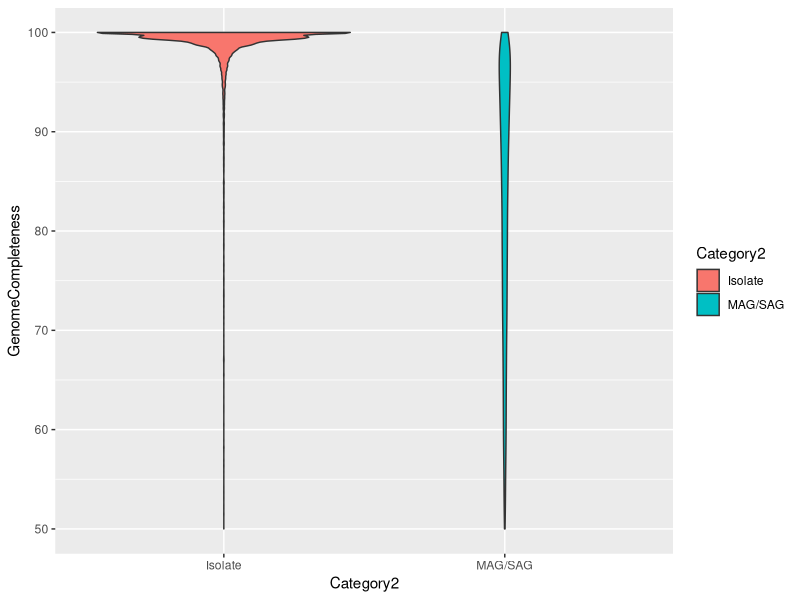
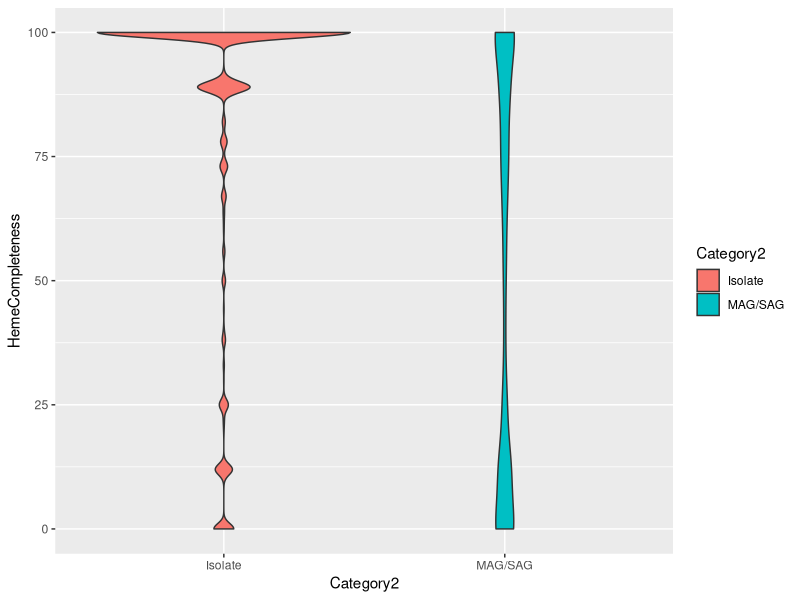
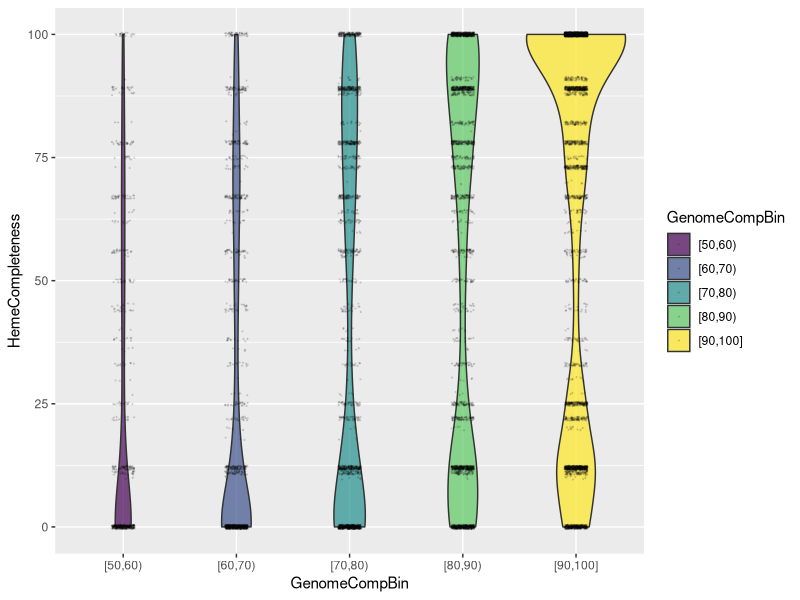
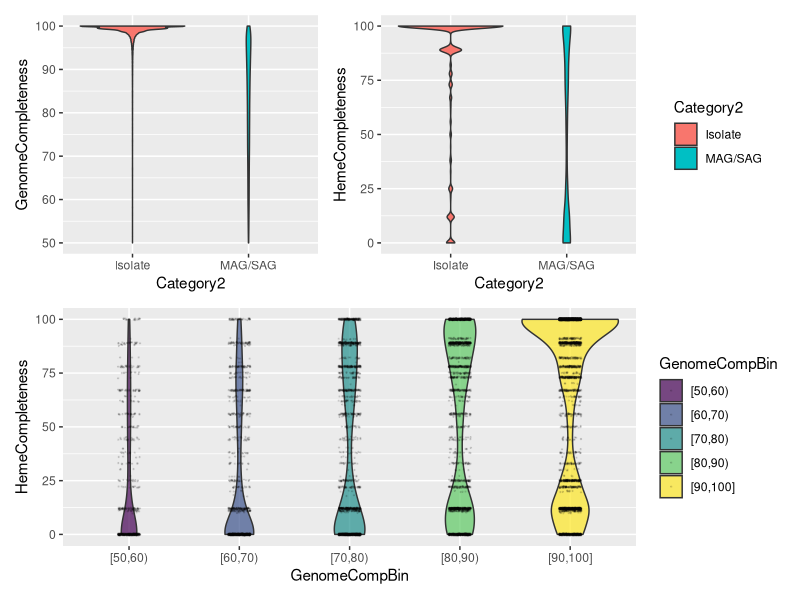

Recreate these plots in R, in order.
library(tidyverse)
library(openxlsx)
library(patchwork)

## Data load
# Heme completeness
heme <- read.xlsx("FigS11_Completeness_Heme_vs_Genome.xlsx", sheet="HemeCompleteness") %>% 
  as_tibble()

# Load GTDB data & 
# Rename column names
# Join with heme data
# Make "Category2" column: Isolate vs. MAG/SAG
# Mutate "Category" and "Category2" as factor
# Remove the 9 genomes with <50% completeness
genome_heme <- read.xlsx("FigS11_Completeness_Heme_vs_Genome.xlsx", sheet="GTDB_Completeness_Category") %>% 
  as_tibble() %>%
  rename(Genome = accession, GenomeCompleteness = checkm_completeness, Category = ncbi_genome_category) %>% 
  left_join(heme, by="Genome") %>% 
  mutate(Category2 = if_else(Category=="Isolate", "Isolate", "MAG/SAG", missing = NULL)) %>%
  mutate(Category = factor(Category)) %>% 
  mutate(Category2 = factor(Category2)) %>% 
  filter(GenomeCompleteness >= 50)

## Mann-Whitney test
#different? (two-sided)
wilcox.test(GenomeCompleteness ~ Category2, data=genome_heme)
wilcox.test(HemeCompleteness ~ Category2, data=genome_heme)
# Check which is greater (one-sided)
levels(genome_heme$Category2)
# Note the order -> Isolate (former) is compared to MAG/SAG (latter)
# Designate alternative: "greater"
wilcox.test(GenomeCompleteness ~ Category2, data=genome_heme, alternative="greater")
wilcox.test(HemeCompleteness ~ Category2, data=genome_heme, alternative="greater")


## Violin plots of genome/heme completeness: Isolate vs. MAG/SAG
# Genome
ggplot(genome_heme, aes(x=Category2, y=GenomeCompleteness, fill=Category2)) +
  geom_violin(scale="area")
# Heme  
ggplot(genome_heme, aes(x=Category2, y=HemeCompleteness, fill=Category2)) +
  geom_violin(scale="area")


## Heme completeness per genome completeness interval (MAG/SAG only)
## Not suitable for isolate genomes, because nearly all isolate genomes are >=90% complete
# Cut genome completeness with 10% interval and save into a new column (GenomeCompBin)
msag <- genome_heme %>% 
  filter(!Category == "Isolate") %>% 
  mutate(GenomeCompBin=cut_width(GenomeCompleteness, width=10, boundary=0, closed="left")) 

# Violin plot of heme completeness
# viridis color scale (discrete) for genome completeness
# Set scale="count" to indicate the number of genomes in each genome completeness bin
ggplot(msag, aes(x=GenomeCompBin, y=HemeCompleteness, fill=GenomeCompBin)) +
  geom_violin(scale = "count", alpha=0.7) +
  scale_fill_viridis_d(direction = 1) +
  geom_jitter(alpha=0.1, size=0.2, width=0.1)


## Merge plots using patchwork
p1 <- ggplot(genome_heme, aes(x=Category2, y=GenomeCompleteness, fill=Category2)) +
  geom_violin(scale="area") +
  theme(legend.position = "none")
  
p2 <- ggplot(genome_heme, aes(x=Category2, y=HemeCompleteness, fill=Category2)) +
  geom_violin(scale="area")

p3 <- ggplot(msag, aes(x=GenomeCompBin, y=HemeCompleteness, fill=GenomeCompBin)) +
  geom_violin(scale = "count", alpha=0.7) +
  scale_fill_viridis_d(direction = 1) +
  geom_jitter(alpha=0.1, size=0.2, width=0.1)


(p1 + p2) / p3

